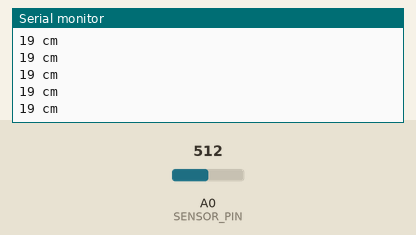
The sketch below on a simulated Arduino Uno, built with avr-gcc and run on an emulated ATmega328P. On the bench: the last lines printed to the serial monitor. The test bench sets the inputs (shaded band); at power-on: A0 (SENSOR_PIN) = 512.

Above: at 1.2 s.
1.3 s: A0 (SENSOR_PIN) set to 716
At 1.31 s:
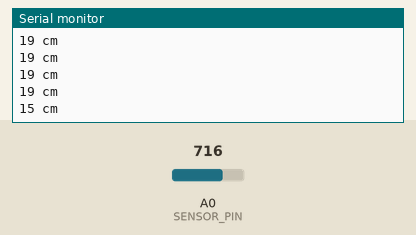
2.8 s: A0 (SENSOR_PIN) set to 511
At 2.82 s:
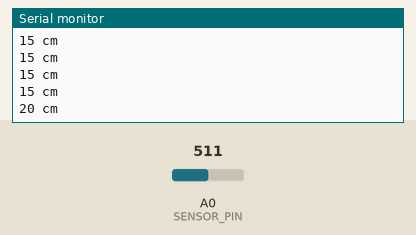
Timing chart, 0 to 5.8 s (numbered marks = the images above; inputs shaded):
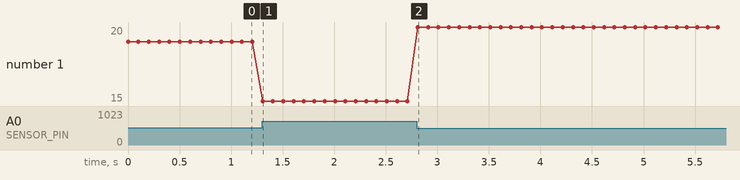

Measured:
- after the input at 1.3 s, the serial monitor: prints a new line at once (image 1)
- after the input at 2.8 s, the serial monitor: prints a new line at once (image 2)
- plotted number 1: 19 → 15 after the input at 1.3 s, 15 → 20 after the input at 2.8 s

The sketch:

04.MeasuringDistance_light.ino
```cpp
// Analog pin connected to the sensor
const int SENSOR_PIN = A0;

// Reference voltage in millivolts (5V for most Arduino boards)
const long REFERENCE_MV = 5000;

// Distance table configuration
const int TABLE_ENTRIES = 12;  // Number of entries in the distance table
const int INTERVAL = 250;      // Millivolts separating each table entry

// Distance in cm corresponding to each 250 mV interval
static int distanceTable[TABLE_ENTRIES] = {150, 140, 130, 100, 60, 50, 40, 35, 30, 25, 20, 15};

// Function to calculate the distance based on the sensor's output voltage
int getDistance(int millivolts) {
    // If the millivolts exceed the last table entry, return the last value
    if (millivolts >= INTERVAL * TABLE_ENTRIES) {
        return distanceTable[TABLE_ENTRIES - 1];
    }

    // Calculate the index of the table entry
    int index = millivolts / INTERVAL;

    // Calculate the fractional part for interpolation
    float fraction = (millivolts % INTERVAL) / (float)INTERVAL;

    // Perform linear interpolation between the current and next table entries
    return distanceTable[index] - ((distanceTable[index] - distanceTable[index + 1]) * fraction);
}

void setup() {
    Serial.begin(9600);
}

void loop() {
    // Read the analog value from the sensor
    int sensorValue = analogRead(SENSOR_PIN);

    // Convert the analog value to millivolts
    int millivolts = (sensorValue * REFERENCE_MV) / 1023;

    // Calculate and print the corresponding distance
    int distance = getDistance(millivolts);
    Serial.print(distance);
    Serial.println(" cm");

    // Wait before the next measurement
    delay(100);
}
```
